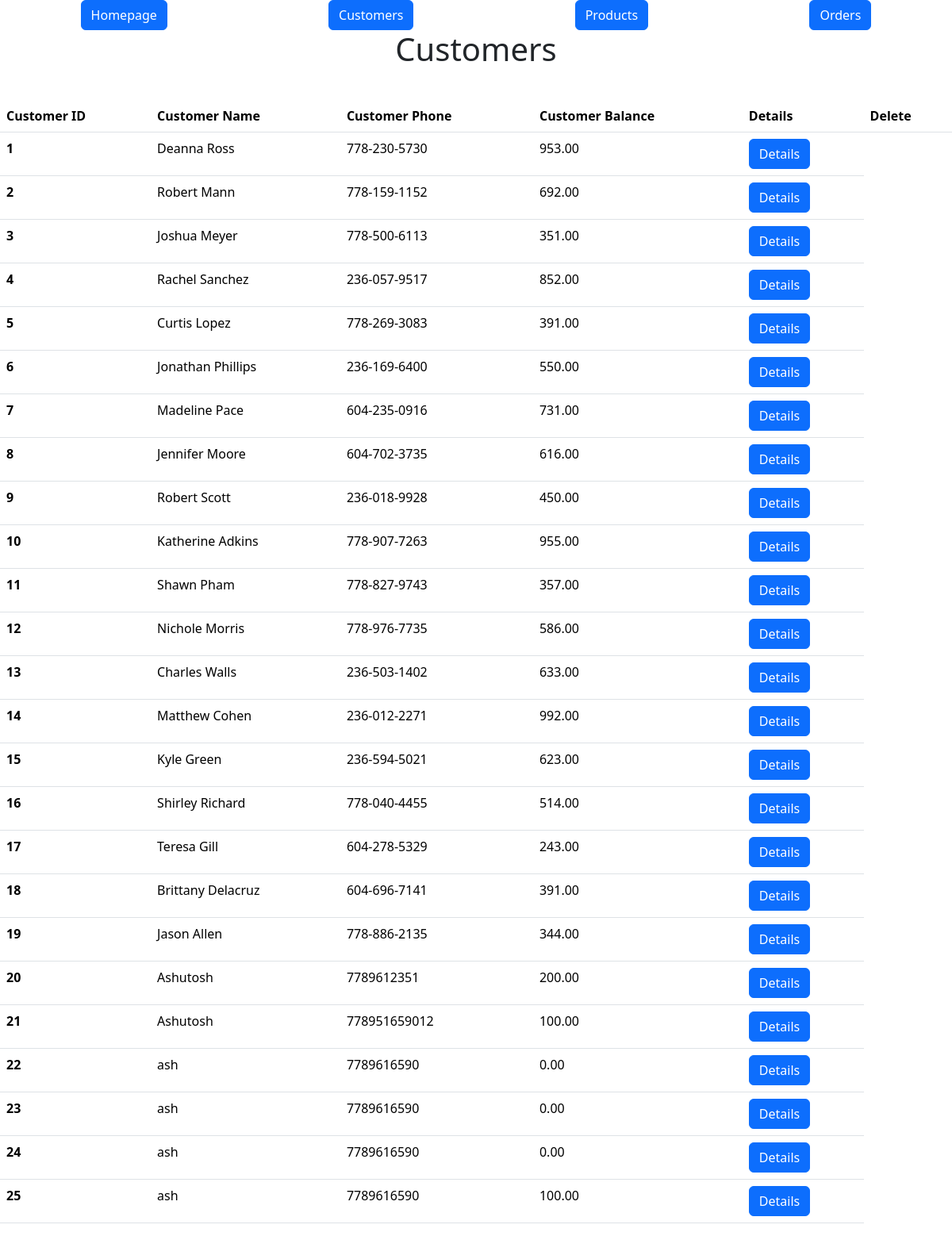
The page /customers on the database as committed earlier.
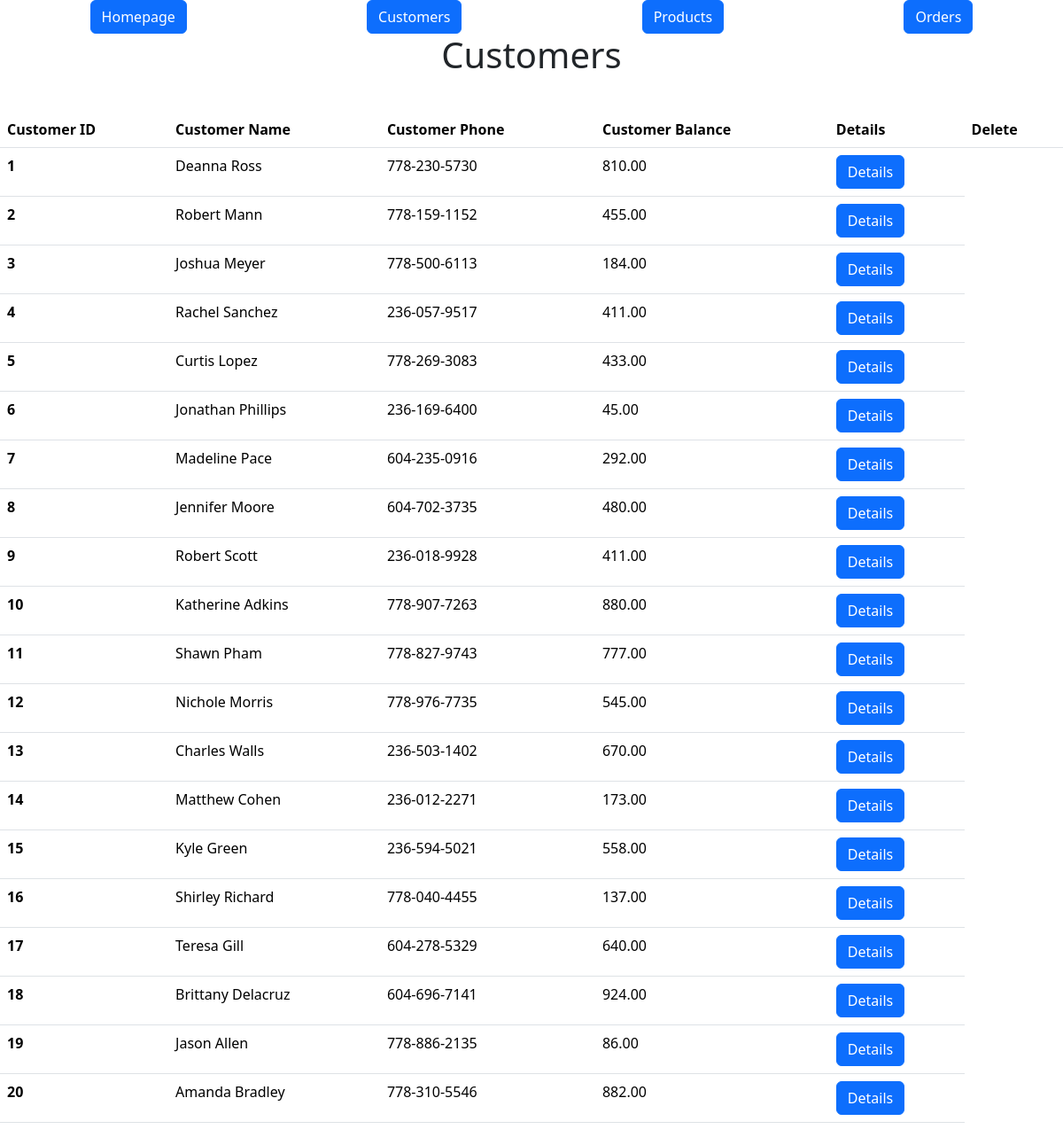
The same page on the database as committed later.
### models.py (models this page shows, shortened)
class Customer(db.Model):
    id = mapped_column(Integer, primary_key=True)
    name = mapped_column(String(100), nullable=False)
    phone = mapped_column(String(10), nullable=False)
    balance  = mapped_column(DECIMAL(10,2), nullable=False, default = 0)

### app.py (the view)
@app.route("/customers")    # loads data from db and displays it in a table
def customers(message = ""):
    return render_template('customers.html', customers = Customer.query.all(), message = message)

### templates/customers.html (shortened to what this page needs)
{% extends "base.html" %} {% block content %}
<h1 class="d-flex justify-content-center">Customers</h1>
<br />
<table class="table table-hover">
  <thead>
    <tr>
      <th scope="col">Customer ID</th>
      <th scope="col">Customer Name</th>
      <th scope="col">Customer Phone</th>
      <th scope="col">Customer Balance</th>
      <th scope="col">Details</th>
      <th scope="col">Delete</th>
    </tr>
  </thead>
  <tbody>
    {% for customer in customers %}
    <tr>
      <th scope="row">{{ customer.id }}</th>
      <td>{{ customer.name }}</td>
      <td>{{ customer.phone }}</td>
      <td>{{ customer.balance }}</td>
      <td>
        <a
          class="btn btn-primary"
          href='{{url_for("customer_info_btn", id=customer.id)}}'
        >
          Details
        </a>
      </td>
    </tr>
    {% endfor %}
  </tbody>
</table>
{% endblock %}

Rows that differ between the two databases and show on the page:
removed Customer: id "21", name "Ashutosh", phone "778951659012", balance "100.00"
removed Customer: id "22", name "ash", phone "7789616590", balance "0.00"
removed Customer: id "23", name "ash", phone "7789616590", balance "0.00"
removed Customer: id "24", name "ash", phone "7789616590", balance "0.00"
removed Customer: id "25", name "ash", phone "7789616590", balance "100.00"
changed Customer "Deanna Ross": balance "953.00" → "810.00"
changed Customer "Robert Mann": balance "692.00" → "455.00"
changed Customer "Joshua Meyer": balance "351.00" → "184.00"
changed Customer "Rachel Sanchez": balance "852.00" → "411.00"
changed Customer "Curtis Lopez": balance "391.00" → "433.00"
changed Customer "Jonathan Phillips": balance "550.00" → "45.00"
changed Customer "Madeline Pace": balance "731.00" → "292.00"
changed Customer "Jennifer Moore": balance "616.00" → "480.00"
changed Customer "Robert Scott": balance "450.00" → "411.00"
changed Customer "Katherine Adkins": balance "955.00" → "880.00"
changed Customer "Shawn Pham": balance "357.00" → "777.00"
changed Customer "Nichole Morris": balance "586.00" → "545.00"
changed Customer "Charles Walls": balance "633.00" → "670.00"
changed Customer "Matthew Cohen": balance "992.00" → "173.00"
changed Customer "Kyle Green": balance "623.00" → "558.00"
changed Customer "Shirley Richard": balance "514.00" → "137.00"
changed Customer "Teresa Gill": balance "243.00" → "640.00"
changed Customer "Brittany Delacruz": balance "391.00" → "924.00"
changed Customer "Jason Allen": balance "344.00" → "86.00"
changed Customer id 20: name "Ashutosh" → "Amanda Bradley"; phone "7789612351" → "778-310-5546"; balance "200.00" → "882.00"
